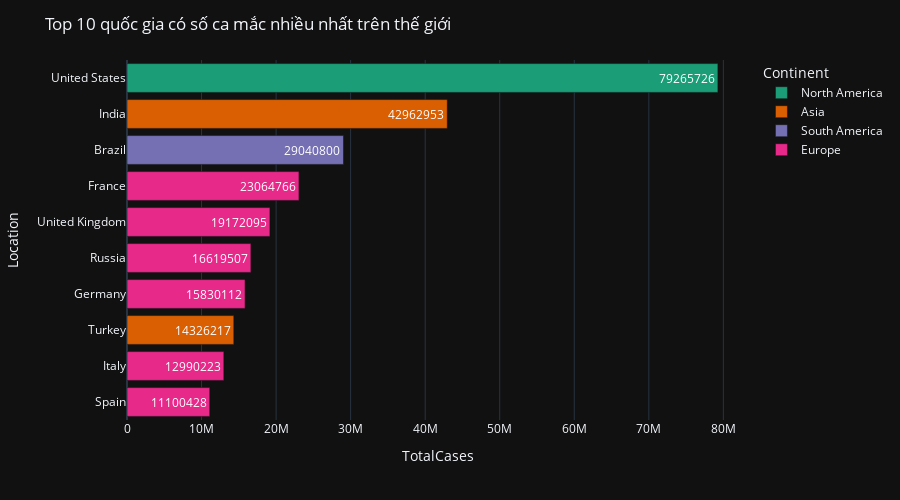

Notebook source saved alongside this figure:
### Code cell
plot_bar(covid_country.head(10), 'TotalCases', 'Location', 'Top 10 quốc gia có số ca mắc nhiều nhất trên thế giới')

### Figure 1 — Plotly figure (JSON) as saved in the notebook; plotly's stock layout.template omitted (floating-point values rounded to 4 significant figures)
{"data": [{"alignmentgroup": "True", "hovertemplate": "Continent=North America<br>TotalCases=%{text}<br>Location=%{y}<extra></extra>", "legendgroup": "North America", "marker": {"color": "rgb(27,158,119)", "pattern": {"shape": ""}}, "name": "North America", "offsetgroup": "North America", "orientation": "h", "showlegend": true, "text": [79265726], "textposition": "auto", "type": "bar", "x": [79265726], "xaxis": "x", "y": ["United States"], "yaxis": "y"}, {"alignmentgroup": "True", "hovertemplate": "Continent=Asia<br>TotalCases=%{text}<br>Location=%{y}<extra></extra>", "legendgroup": "Asia", "marker": {"color": "rgb(217,95,2)", "pattern": {"shape": ""}}, "name": "Asia", "offsetgroup": "Asia", "orientation": "h", "showlegend": true, "text": [42962953, 14326217], "textposition": "auto", "type": "bar", "x": [42962953, 14326217], "xaxis": "x", "y": ["India", "Turkey"], "yaxis": "y"}, {"alignmentgroup": "True", "hovertemplate": "Continent=South America<br>TotalCases=%{text}<br>Location=%{y}<extra></extra>", "legendgroup": "South America", "marker": {"color": "rgb(117,112,179)", "pattern": {"shape": ""}}, "name": "South America", "offsetgroup": "South America", "orientation": "h", "showlegend": true, "text": [29040800], "textposition": "auto", "type": "bar", "x": [29040800], "xaxis": "x", "y": ["Brazil"], "yaxis": "y"}, {"alignmentgroup": "True", "hovertemplate": "Continent=Europe<br>TotalCases=%{text}<br>Location=%{y}<extra></extra>", "legendgroup": "Europe", "marker": {"color": "rgb(231,41,138)", "pattern": {"shape": ""}}, "name": "Europe", "offsetgroup": "Europe", "orientation": "h", "showlegend": true, "text": [23064766, 19172095, 16619507, 15830112, 12990223, 11100428], "textposition": "auto", "type": "bar", "x": [23064766, 19172095, 16619507, 15830112, 12990223, 11100428], "xaxis": "x", "y": ["France", "United Kingdom", "Russia", "Germany", "Italy", "Spain"], "yaxis": "y"}], "layout": {"barmode": "relative", "height": 500, "legend": {"title": {"text": "Continent"}, "tracegroupgap": 0}, "margin": {"t": 60}, "title": {"text": "Top 10 quốc gia có số ca mắc nhiều nhất trên thế giới"}, "uniformtext": {"minsize": 8, "mode": "hide"}, "xaxis": {"anchor": "y", "domain": [0, 1], "title": {"text": "TotalCases"}}, "yaxis": {"anchor": "x", "categoryorder": "total ascending", "domain": [0, 1], "title": {"text": "Location"}}}}
